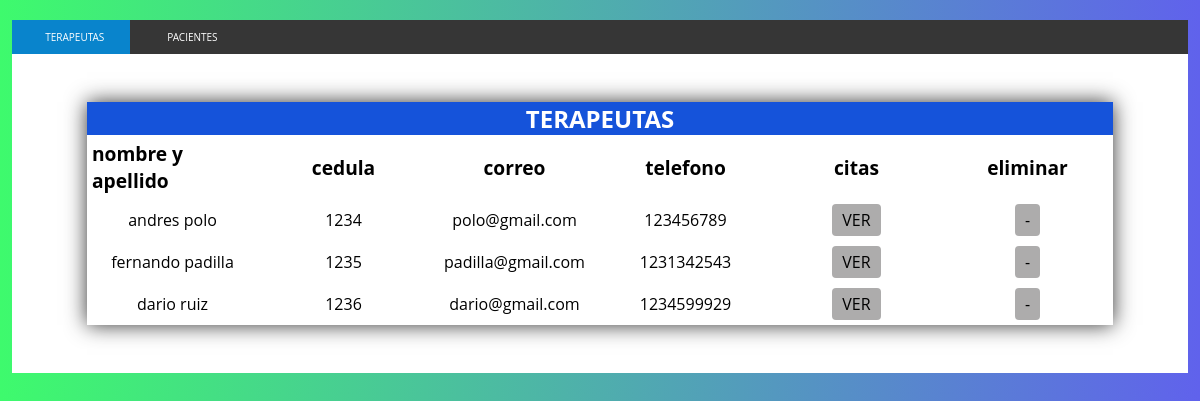
Page /administrador.php on the earlier database version.
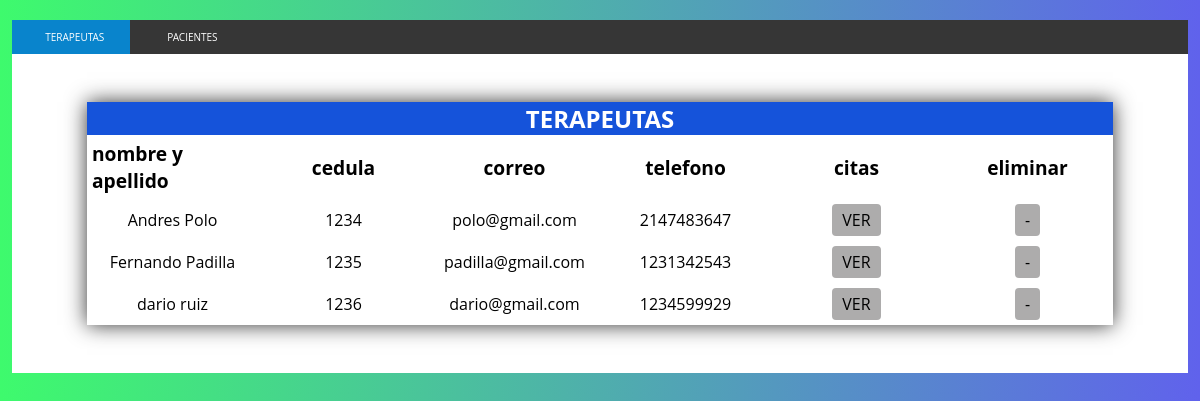
Same page on the later database version.
### tables this page shows
CREATE TABLE `usuarios` (
  `id` int(11) NOT NULL,
  `nombre` varchar(50) NOT NULL,
  `apellido` varchar(50) NOT NULL,
  `correo` varchar(50) NOT NULL,
  `contrasena` varchar(50) NOT NULL,
  `telefono` int(11) NOT NULL,
  `cedula` int(10) NOT NULL,
  `direccion` varchar(255) DEFAULT NULL,
  `tipo_u` int(1) NOT NULL DEFAULT 2
);

### administrador.php (the view, shortened to what this page needs)
<?php
include("cn.php");
$terapeutas = "SELECT `nombre`, `apellido`,`cedula`, `correo`, `telefono`, `id` FROM `usuarios` WHERE tipo_u=2";
?>
<!DOCTYPE html>
<html lang="en">
<head>
	<link rel="stylesheet" href="estilo2.css">
	<link rel="stylesheet" href="font-awesome.css">
</head>
<body>
	<div class="wrap">
		<ul class="tabs">
			<li><a href="#tab1"><span class="tab-text">TERAPEUTAS</span></a></li>
			<li><a href="#tab2"><span class="tab-text">PACIENTES</span></a></li>
		</ul>
		<div class="secciones">
			<article id="tab1">
				<div class="container-table">
					<div class="table__title">TERAPEUTAS</div>
					<div class="table__header">nombre y apellido</div>
					<div class="table__header">cedula</div>
					<div class="table__header">correo</div>
					<div class="table__header">telefono</div>
					<div class="table__header">citas</div>
					<div class="table__header">eliminar</div>
					<?php $resultado1 = mysqli_query($conexion, $terapeutas );
					while($row = mysqli_fetch_assoc($resultado1)) {
					?>
					<div class="table__item"><?php echo $row["nombre"] ?> <?php echo $row["apellido"] ?></div>
					<div class="table__item"><?php echo $row["cedula"] ?></div>
					<div class="table__item"><?php echo $row["correo"] ?></div>
					<div class="table__item"><?php echo $row["telefono"] ?></div>
					<div class="table__item"><a href="tcitas.php?id=<?php echo $row["id"]; ?>" class="btn">VER</a></div>
					<div class="table__item"><a href="" class="btn">-</a></div>
					<?php } ?>
				</div>
			</article>
		</div>
	</div>
</body>
</html>

Differences in the rows shown:
changed usuarios "polo@gmail.com": nombre "andres" → "Andres"; apellido "polo" → "Polo"; telefono "123456789" → "2147483647"
changed usuarios "padilla@gmail.com": nombre "fernando" → "Fernando"; apellido "padilla" → "Padilla"
